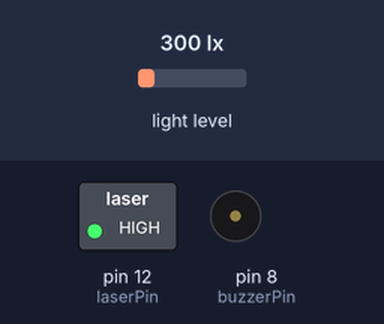
The sketch below on a simulated Arduino Uno, built with avr-gcc and run on an emulated ATmega328P. Shown: switched loads named in the sketch (green lamp = pin HIGH), buzzer (waves = sounding, pin HIGH). The test bench sets the inputs (shaded band); at power-on: light level 300 lx. What the sketch prints to the serial monitor is not drawn.

Above: at 0.1 s.
Timing chart, 0 to 1.6 s (numbered marks = the images above):
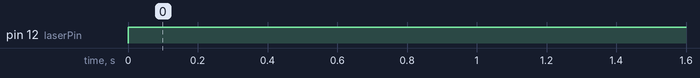

The sketch:

KY-012-KY-008-BH1750-GY30.ino
```cpp
#include <Wire.h>
#include <BH1750.h>

BH1750 GY30;

// laser => KY-008
int laserPin = 12;

// light sensor => BH1750)
#define ADDR 0b0100011
float lux;
// buzzer => KY-012
int buzzerPin = 8;

void setup()
{
    // laser
    pinMode(laserPin, OUTPUT);

    // light sensor
    Serial.begin(9600);                             // launch the serial monitor
    Wire.begin();                                   // Initialize the I2C bus for use by the BH1750 library
    GY30.begin(BH1750::CONTINUOUS_HIGH_RES_MODE_2); // Initialize the sensor object
    Serial.println("Flux Workshop Example");

    // buzzer
    pinMode(buzzerPin, OUTPUT);
}

void loop()
{
    laser();
    lightSensor();
    buzzer();
}

void laser()
{
    digitalWrite(laserPin, HIGH);
}

void lightSensor()
{
    lux = GY30.readLightLevel();                      // read the light level from the sensor and store it in a variable
    Serial.println((String) "Light: " + lux + " lx"); // print the data to the serial monitor
    delay(100);                                       // Pause for a second before repeating the sensor poll
}
void buzzer()
{
    if (lux > 500000)
    {
        for (int i = 0; i < 10; i++)
        {
            digitalWrite(buzzerPin, HIGH);
            delay(500);
            digitalWrite(buzzerPin, LOW);
            delay(500);
        }
    }
}
```

Measured:
- by itself, pin 12 (laserPin): LOW → HIGH at 0.00 s
